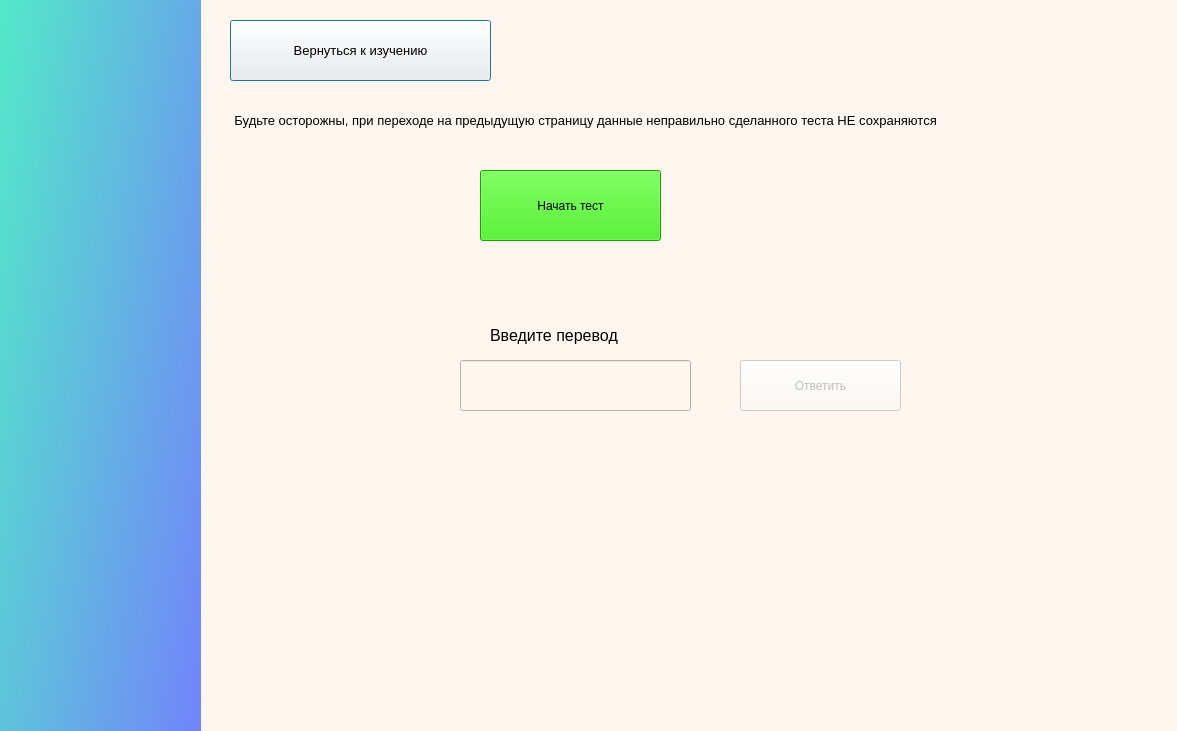
<?xml version="1.0" encoding="UTF-8"?>
<ui version="4.0">
 <class>Dialog</class>
 <widget class="QDialog" name="Dialog">
  <property name="enabled">
   <bool>true</bool>
  </property>
  <property name="geometry">
   <rect>
    <x>0</x>
    <y>0</y>
    <width>1177</width>
    <height>731</height>
   </rect>
  </property>
  <property name="windowTitle">
   <string>Dialog</string>
  </property>
  <property name="styleSheet">
   <string notr="true">
background-color: rgb(238, 238, 238);
background-color: rgb(255, 247, 239);</string>
  </property>
  <widget class="QWidget" name="widget_2" native="true">
   <property name="geometry">
    <rect>
     <x>0</x>
     <y>-320</y>
     <width>201</width>
     <height>1241</height>
    </rect>
   </property>
   <property name="styleSheet">
    <string notr="true">
background-color: qlineargradient(spread:pad, x1:0.0547264, y1:0.063, x2:1, y2:1, stop:0 rgba(80, 242, 196, 255), stop:1 rgba(117, 122, 255, 255));</string>
   </property>
  </widget>
  <widget class="QPushButton" name="gotolearn2">
   <property name="enabled">
    <bool>true</bool>
   </property>
   <property name="geometry">
    <rect>
     <x>230</x>
     <y>20</y>
     <width>261</width>
     <height>61</height>
    </rect>
   </property>
   <property name="font">
    <font>
     <pointsize>10</pointsize>
    </font>
   </property>
   <property name="text">
    <string>Вернуться к изучению</string>
   </property>
  </widget>
  <widget class="QLabel" name="label">
   <property name="geometry">
    <rect>
     <x>220</x>
     <y>90</y>
     <width>951</width>
     <height>61</height>
    </rect>
   </property>
   <property name="font">
    <font>
     <pointsize>10</pointsize>
    </font>
   </property>
   <property name="frameShape">
    <enum>QFrame::NoFrame</enum>
   </property>
   <property name="frameShadow">
    <enum>QFrame::Raised</enum>
   </property>
   <property name="text">
    <string>    Будьте осторожны, при переходе на предыдущую страницу данные неправильно сделанного теста НЕ сохраняются</string>
   </property>
   <property name="textFormat">
    <enum>Qt::PlainText</enum>
   </property>
  </widget>
  <widget class="QLabel" name="que">
   <property name="geometry">
    <rect>
     <x>270</x>
     <y>350</y>
     <width>141</width>
     <height>61</height>
    </rect>
   </property>
   <property name="font">
    <font>
     <pointsize>12</pointsize>
    </font>
   </property>
   <property name="text">
    <string/>
   </property>
  </widget>
  <widget class="QLineEdit" name="ans">
   <property name="enabled">
    <bool>true</bool>
   </property>
   <property name="geometry">
    <rect>
     <x>460</x>
     <y>360</y>
     <width>231</width>
     <height>51</height>
    </rect>
   </property>
   <property name="font">
    <font>
     <pointsize>12</pointsize>
    </font>
   </property>
  </widget>
  <widget class="QPushButton" name="toans">
   <property name="enabled">
    <bool>false</bool>
   </property>
   <property name="geometry">
    <rect>
     <x>740</x>
     <y>360</y>
     <width>161</width>
     <height>51</height>
    </rect>
   </property>
   <property name="text">
    <string>Ответить</string>
   </property>
  </widget>
  <widget class="QLabel" name="label_2">
   <property name="geometry">
    <rect>
     <x>280</x>
     <y>440</y>
     <width>661</width>
     <height>101</height>
    </rect>
   </property>
   <property name="font">
    <font>
     <pointsize>20</pointsize>
    </font>
   </property>
   <property name="text">
    <string/>
   </property>
  </widget>
  <widget class="QLabel" name="label_3">
   <property name="geometry">
    <rect>
     <x>490</x>
     <y>320</y>
     <width>181</width>
     <height>31</height>
    </rect>
   </property>
   <property name="font">
    <font>
     <pointsize>12</pointsize>
    </font>
   </property>
   <property name="text">
    <string>Введите перевод</string>
   </property>
  </widget>
  <widget class="QPushButton" name="starttest">
   <property name="geometry">
    <rect>
     <x>480</x>
     <y>170</y>
     <width>181</width>
     <height>71</height>
    </rect>
   </property>
   <property name="styleSheet">
    <string notr="true">
background-color: rgb(40, 225, 0);</string>
   </property>
   <property name="text">
    <string>Начать тест</string>
   </property>
  </widget>
 </widget>
 <resources/>
 <connections/>
</ui>
